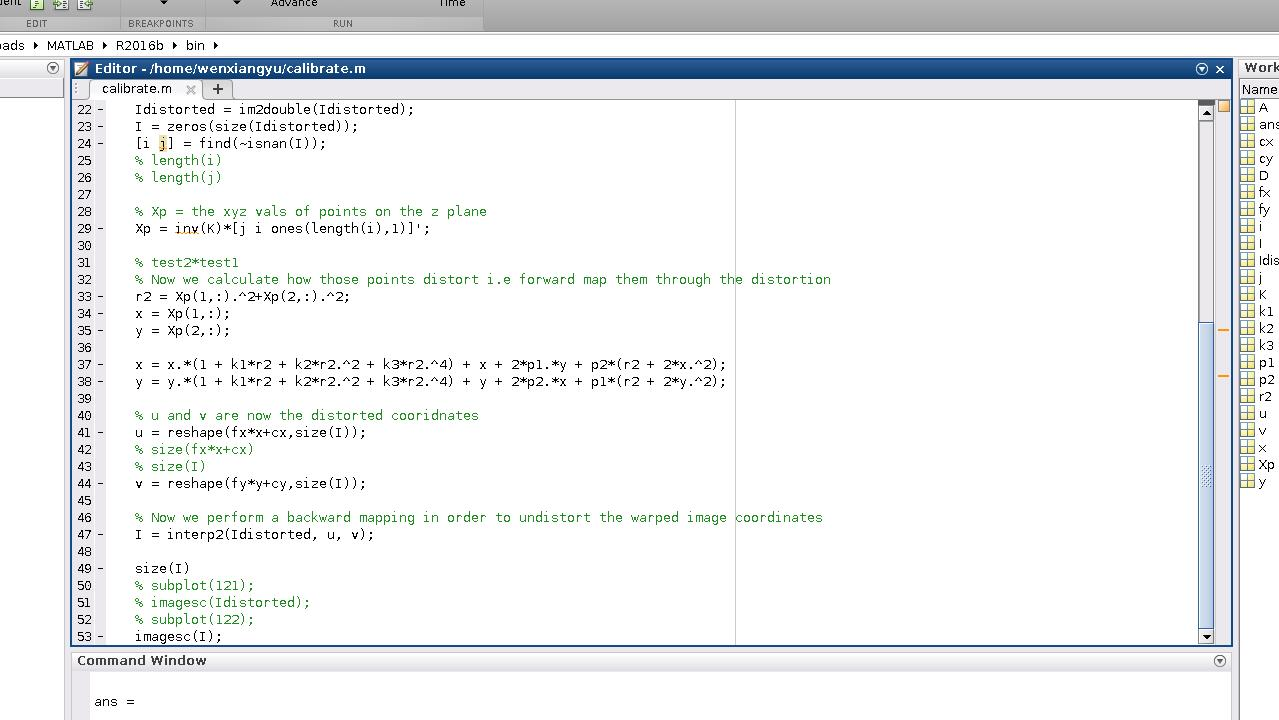
#> input picture normal_2.jpg, 1279 x 720 px, found by its file name
$ python demo.py
#> lines starting #> are read from the running program, lines starting #| are printed output that depends on the picture
# coding: utf-8
import numpy as np
import scipy
import cv2 as cv
import matplotlib.pyplot as plt
import matplotlib.image as mpimg
import math
from interp2 import interp2linear
from scipy.interpolate import interp1d
from scipy.interpolate import RectBivariateSpline

dist_coefs = np.array([ 3.7816712271668235e-01, 9.7194428295751345e-01, 0, 0, -2.9169719384592412e+00])

camera_matrix = np.array([[ 9.8214053893310370e+02    ,0.  ,6.3950000000000000e+02],
                        [   0.          ,9.8214053893310370e+02,  3.5950000000000000e+02],
                        [   0.            ,0.            ,1.        ]])

fx = camera_matrix[0][0]
fy = camera_matrix[1][1]
cx = camera_matrix[0][2]
cy = camera_matrix[1][2]
k1 = dist_coefs[0]
k2 = dist_coefs[0]
k3 = dist_coefs[0]
p1 = dist_coefs[0]
p2 = dist_coefs[0]

K = camera_matrix

def rgb2gray(rgb):
    return np.dot(rgb[...,:3], [0.299, 0.587, 0.114])

Idistorted = np.array(cv.imread('/home/wenxiangyu/project/camera_distortion/normal_2.jpg'))
#> Idistorted is the input picture: shape (720, 1279, 3); mean B, G, R 239.9, 238.6, 236.6
print(Idistorted.shape)
#| (720, 1279, 3)
# Idistorted = rgb2gray(Idistorted)
Idistorted = cv.resize(Idistorted, (463, 344))
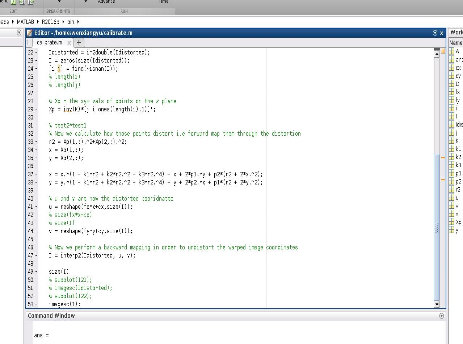
#> Idistorted: shape (344, 463, 3); mean B, G, R 240, 238.7, 236.7
gray = rgb2gray(Idistorted)
#> in rgb2gray, `return np.dot(rgb[...,:3], [0.299, 0.587, 0.114])`:
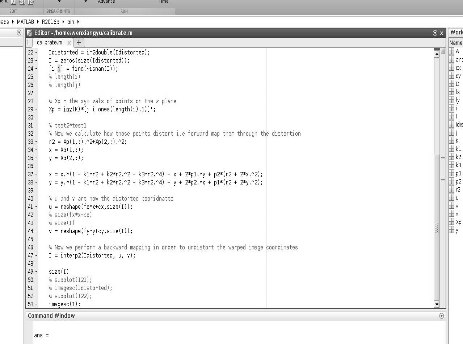
#> returned value: shape (344, 463) float64; min 0, max 255, mean 238.8
# print(gray.shape)

I = np.zeros(gray.shape)
# [6 lines of commented-out code are left out]
i = []
j = []

for i_idx in range(I.shape[0] * I.shape[1]):
    i.append(i_idx)
for j_idx in range(I.shape[1] * I.shape[0]):
    j.append(j_idx)
i = np.array(i).reshape(len(i), 1)
j = np.array(j).reshape(len(j), 1)
# [7 lines of commented-out code are left out]
k_1 = np.hstack((np.hstack((j,i)),(np.ones(len(i))).reshape(len(i), 1)))
# print(len(k_1))
Xp = np.dot(np.linalg.inv(K), np.transpose(k_1))

x = Xp[0,:]
y = Xp[1,:]

r2 = x*x + y*y

# x = x.*(1+k1*r2 + k2*r2.^2) + 2*p1.*x.*y + p2*(r2 + 2*x.^2);
# y = y.*(1+k1*r2 + k2*r2.^2) + 2*p2.*x.*y + p1*(r2 + 2*y.^2);

x = x*(1+k1*r2 + k2*r2*r2) + 2*p1*x*y + p2*(r2+2*x*x)
y = y*(1+k1*r2 + k2*r2*r2) + 2*p2*x*y + p1*(r2+2*y*y)

# u = reshape(fx*x+cx,size(I));
# v = reshape(fy*y+cy,size(I));
u = (fx*x+cx).reshape(I.shape)
v = (fy*y+cy).reshape(I.shape)

print((fx*x+cx).shape)
#| (159272,)
print(u.shape)
#| (344, 463)

# I = interp2linear(Idistorted, u, v, 'cubic')
#> (the run stopped early here; a loop or call above may not have finished)

$ run again, with normal_3.jpg copied over normal_2.jpg
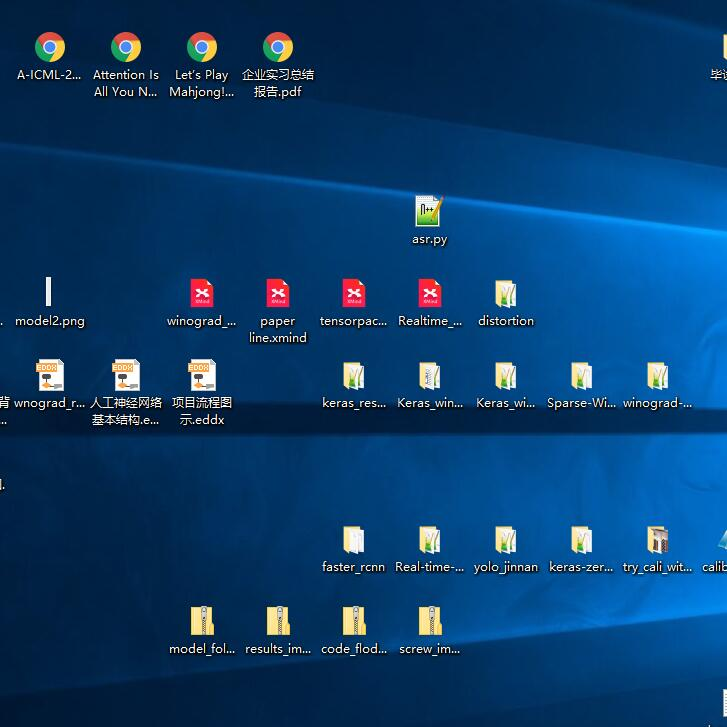
#> input picture normal_3.jpg, 727 x 727 px, found by its file name
#> Idistorted is the input picture: shape (727, 727, 3); mean B, G, R 107.5, 60.7, 10.6
#| (727, 727, 3)
#> `Idistorted = cv.resize(Idistorted, (463, 344))`:
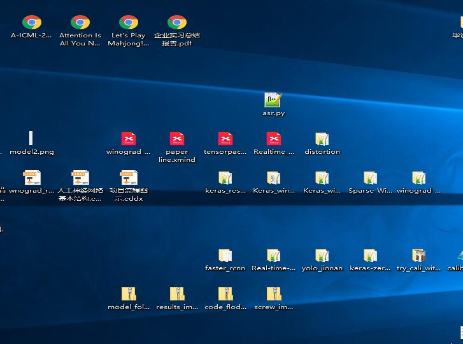
#> Idistorted: shape (344, 463, 3); mean B, G, R 107.4, 60.6, 10.5
#> in rgb2gray, `return np.dot(rgb[...,:3], [0.299, 0.587, 0.114])`:
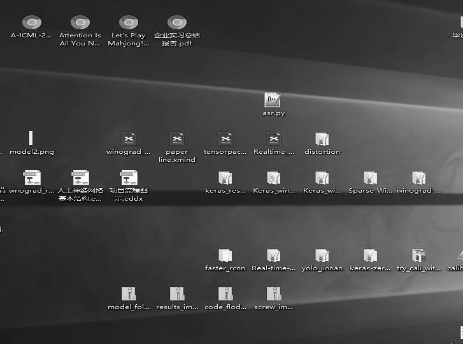
#> returned value: shape (344, 463) float64; min 2.36, max 255, mean 68.9
#| (159272,)
#| (344, 463)

$ run again, with normal_4.jpg copied over normal_2.jpg
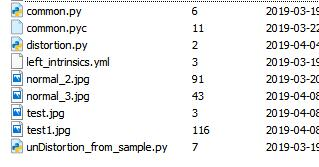
#> input picture normal_4.jpg, 319 x 167 px, found by its file name
#> Idistorted is the input picture: shape (167, 319, 3); mean B, G, R 236.8, 237.1, 236.2
#| (167, 319, 3)
#> `Idistorted = cv.resize(Idistorted, (463, 344))`:
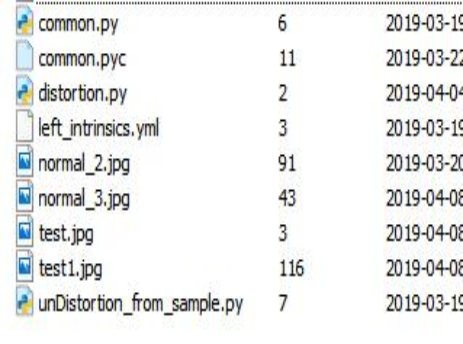
#> Idistorted: shape (344, 463, 3); mean B, G, R 236.7, 237, 236.1
#| (159272,)
#| (344, 463)

$ run again, with normal_5.jpg copied over normal_2.jpg
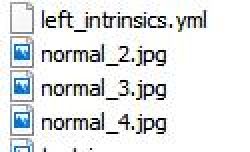
#> input picture normal_5.jpg, 125 x 76 px, found by its file name (shown 2 times larger)
#> Idistorted is the input picture: shape (76, 125, 3); mean B, G, R 229.9, 229.3, 227.2
#| (76, 125, 3)
#> `Idistorted = cv.resize(Idistorted, (463, 344))`:
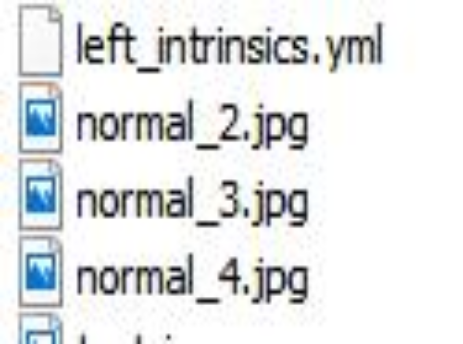
#> Idistorted: shape (344, 463, 3); mean B, G, R 229.8, 229.2, 227.1
#> in rgb2gray, `return np.dot(rgb[...,:3], [0.299, 0.587, 0.114])`:
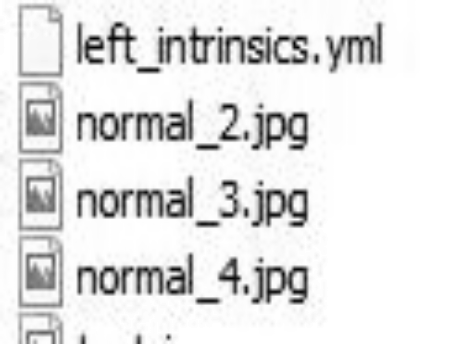
#> returned value: shape (344, 463) float64; min 1.11, max 255, mean 229.1
#| (159272,)
#| (344, 463)
